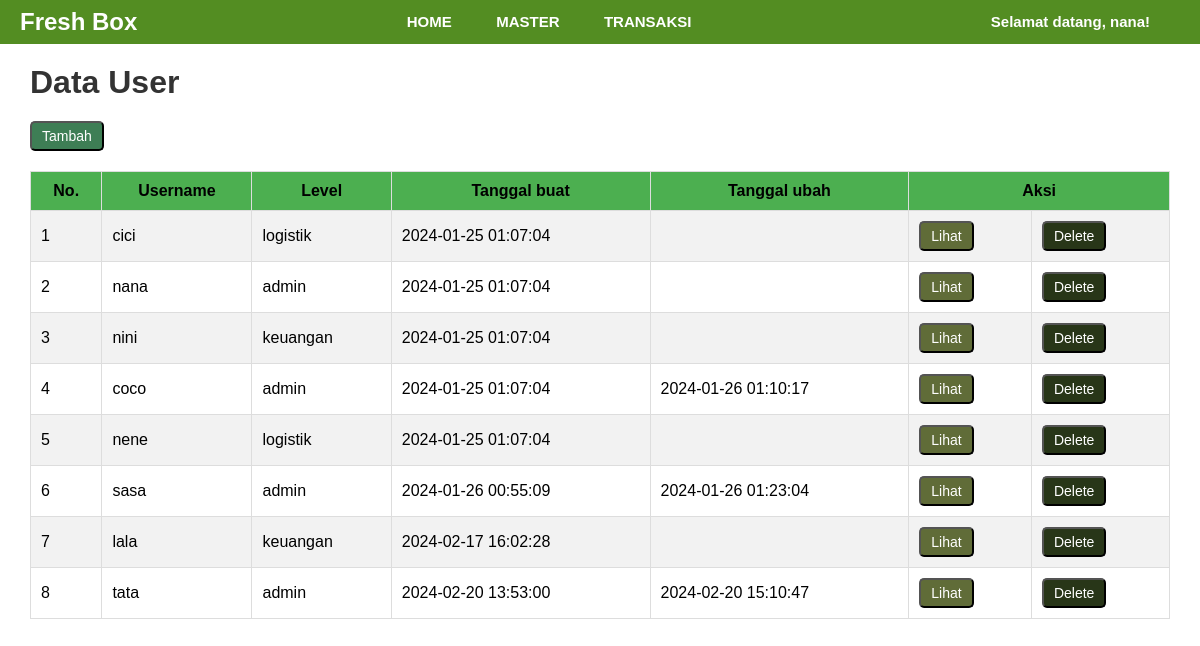
Page /user.php (signed in) on the earlier database version.
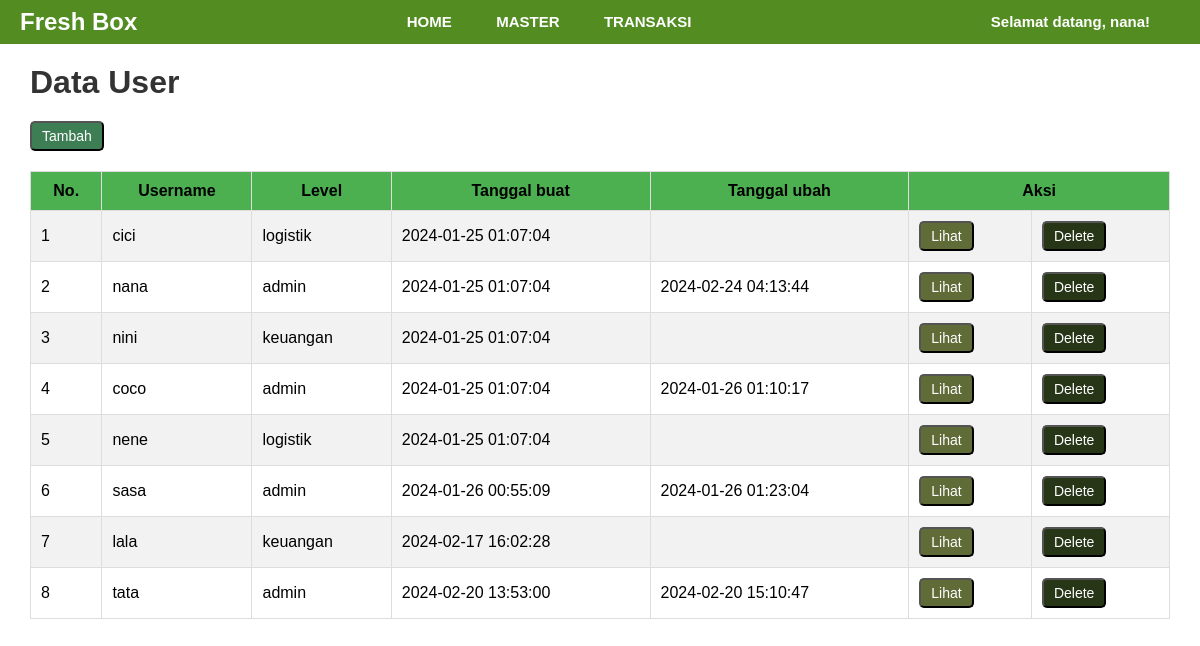
Same page on the later database version.
### tables this page shows
CREATE TABLE `user` (
  `id` int(11) UNSIGNED NOT NULL,
  `username` varchar(50) NOT NULL,
  `password` varchar(255) NOT NULL,
  `level` enum('admin','keuangan','logistik') NOT NULL,
  `created_at` timestamp NOT NULL DEFAULT current_timestamp(),
  `updated_at` timestamp NULL DEFAULT NULL ON UPDATE current_timestamp()
);

### user.php (the view, shortened to what this page needs)
<!DOCTYPE html>
<html>
<head>
</head>
<body>
    <?php include "menu.php"; ?>
    <?php
    require "koneksi.php";
    $sql = "SELECT * FROM user";
    $query = mysqli_query($koneksi, $sql);
    ?>
<div class="body-container">
        <div class="container">
            <div class="title-container">
                <h1 class="mb-3">Data User</h1>
            </div>
            <div class="btn-container">
                <form action="new-user.php" method="GET">
                    <button type="submit" class="btn btn-primary btn-custom btn-view">Tambah</button>
                </form>
            </div>
            <div class="table-responsive table-custom">
                <table class="table table-bordered table-striped">
                    <thead class="table-success">
                        <tr>
                        <th scope="col">No.</th>
                        <th scope="col">Username</th>
                        <th scope="col">Level</th>
                        <th scope="col">Tanggal buat</th>
                        <th scope="col">Tanggal ubah</th>
                        <th scope="col" colspan="2">Aksi</th>
                    </tr>
                </thead>
                <tbody>
                    <?php $i = 1; ?>
                    <?php while ($user = mysqli_fetch_array($query)) : ?>
                        <tr>
                            <td><?= $i ?></td>
                            <td><?= $user["username"] ?></td>
                            <td><?= $user["level"] ?></td>
                            <td><?= $user["created_at"] ?></td>
                            <td><?= $user["updated_at"] ?></td>
                            <td>
                                <form action="read-user.php" method="GET">
                                    <button type="submit" class="btn btn-warning btn-custom btn-lihat">Lihat</button>
                                 </form>
                            </td>
                            <td>
                                <form action="delete-user.php" method="POST" onsubmit="return konfirmasi(this)">
                                    <button type="submit" class="btn btn-danger btn-custom btn-delete">Delete</button>
                                </form>
                            </td>
                        </tr>
                        <?php $i++; ?>
                    <?php endwhile ?>
                </tbody>
            </table>
        </div>
    </div>
</body>
</html>

### menu.php (shortened to what this page needs)
<!DOCTYPE html>
<html lang="en">
<head>
</head>
<body>
  <nav class="navbar">
    <a class="navbar-brand" href="#">Fresh Box</a>
    <div class="navbar-nav">
      <ul class="me-auto mb-2 mb-lg-0">
        <li class="nav-item">
          <a class="nav-link" href="home.php">HOME</a>
        </li>
        <li class="nav-item dropdown">
          <a class="nav-link dropdown-toggle" href="#" id="masterDropdown">
            MASTER
          </a>
        </li>
        <li class="nav-item dropdown">
          <a class="nav-link dropdown-toggle" href="#" id="transaksiDropdown">
            TRANSAKSI
          </a>
        </li>
      </ul>
    </div>
    <div class="navbar-collapse" id="navbarSupportedContent">
      <ul class="navbar-nav ms-auto mb-2 mb-lg-0">
        <li class="nav-item dropdown">
          <a class="nav-link dropdown-toggle" href="#" id="userDropdown">
            Selamat datang, <?= $_SESSION["username"] ?>!
          </a>
        </li>
      </ul>
    </div>
  </nav>
</body>
</html>

### user.php (style rules this page uses)
body { font-family: "Poppins", sans-serif; padding: 0; }
h1 { color: #333; }
.body-container { padding: 0 30px; }
.table { width: 100%; border-collapse: collapse; }
th, td { padding: 10px; border: 1px solid #ddd; }
th { background-color: #4CAF50; font-weight: bold; font-size: 16px; }
tr:nth-child(odd) { background-color: #f2f2f2; }
.title-container { margin-bottom: 20px; margin-top: 20px; font-size: 16px; }
.btn-container { margin-bottom: 20px; display: flex; justify-content: flex-start; }
.btn-custom { padding: 5px 10px; font-size: 14px; border-radius: 5px; margin-right: 5px; }
.btn-view { background-color: #3e7e55; color: white; }
.btn-lihat { background-color: #606c38; color: white; }
.btn-delete { background-color: #283618; color: white; }

### menu.php (style rules this page uses)
* { margin: 0; padding: 0; box-sizing: border-box; }
body { font-family: "Poppins", sans-serif; }
.navbar { background-color: #538D22; padding: 10px 20px; display: flex; justify-content: space-between; align-items: center; }
.navbar-brand, .nav-link, .navbar-text { color: white; font-size: 24px; font-weight: bold; text-decoration: none; line-height: 1; }
.navbar-brand, .navbar-nav, .navbar-text { display: flex; align-items: center; }
.navbar-nav { text-align: center; flex-grow: 1; justify-content: center; }
.nav-item { list-style: none; display: inline-block; margin-right: 20px; }
.nav-link { text-decoration: none; font-size: 15px; padding: 5px 10px; }

Differences in the rows shown:
changed user "nana": updated_at (not shown) → "2024-02-24 04:13:44"
